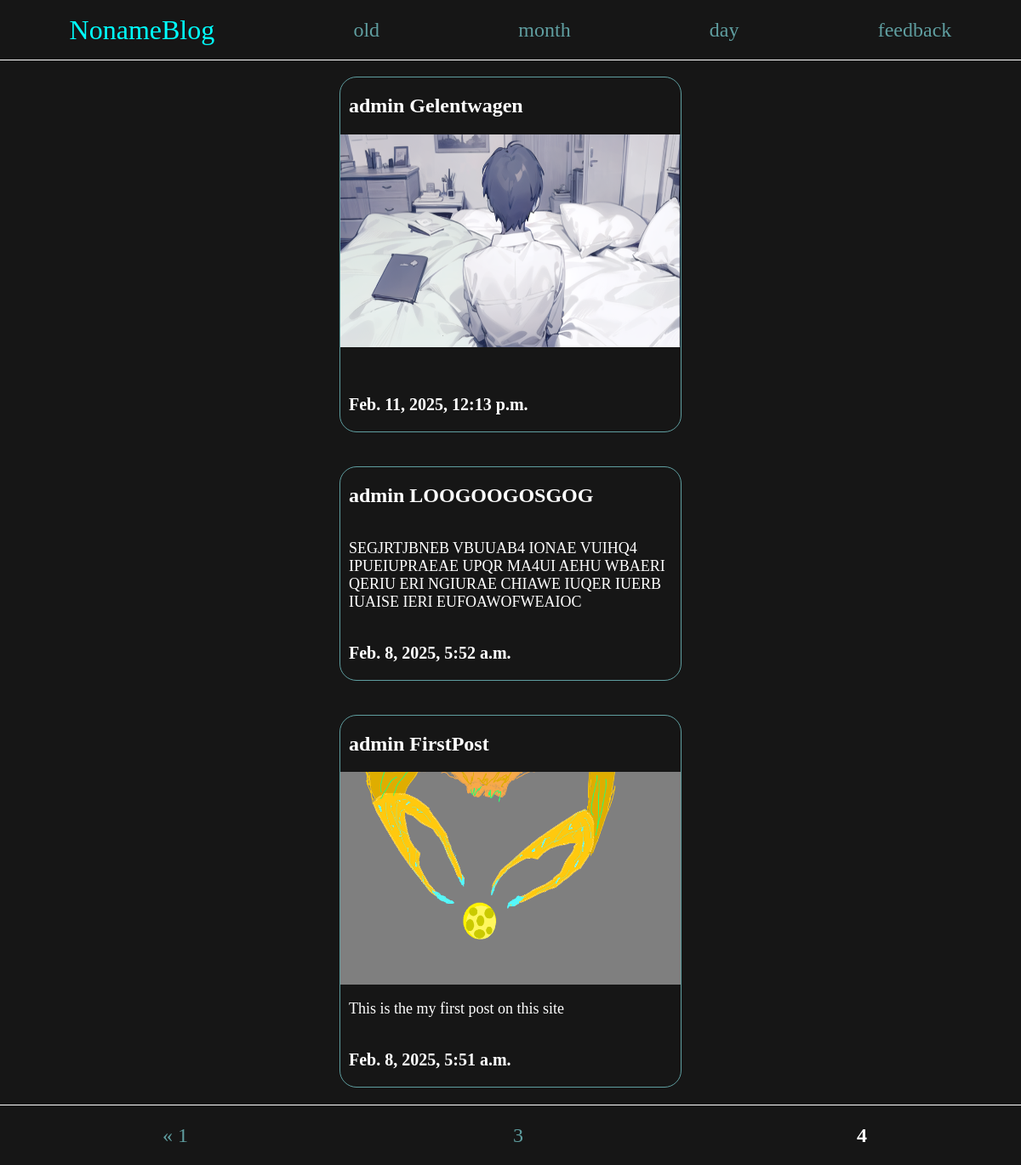
/?page=4, run on the app's committed database.
### noapp/models.py (models this page shows, shortened)
class Post(models.Model):
    title = models.CharField(max_length=150)
    author = models.ForeignKey(User, on_delete=models.CASCADE)
    marker = models.SlugField()
    text = models.TextField(max_length=1000, blank=True, null=True)
    image = models.ImageField(null=True, blank=True)
    created = models.DateTimeField(auto_created=True)
    published = models.DateTimeField(auto_now=True)
    changed = models.DateTimeField(auto_now_add=True)
    class PostStatus(models.TextChoices):
        draft = 'Draft'
        public = 'Public'
    status = models.CharField(max_length=6, choices=PostStatus.choices, default=PostStatus.draft)
    class Meta:
        ordering = ['title', 'author', 'status', 'marker']

### noapp/views.py (the view)
# urls.py: path('', views.main, name='NoNameBlog'),
def main(request):
    post_objects = Post.objects.order_by('-changed', '-published', 'title').filter(status='Public')
    paginator = Paginator(post_objects, 3)
    page_number = request.GET.get('page')
    posts = paginator.get_page(page_number)
    return render(request, 'noapp/main.html', {'posts': posts})

### noapp/templates/noapp/main.html (shortened to what this page needs)
{%extends 'noapp/blog.html'%}
{%block content%}
    <main>
        {%for post in posts%}
        <a href="{%url 'post' post.id%}">
            <div class="post">
                <h2>{{post.author}} {{post.title}}</h2>
                {%if post.image%}
                <img src="{{post.image.url}}" alt="">
                {%endif%}
                <p>{{post.text|truncatewords:20}}</p>
                <h3>{{post.published}}</h3>
            </div>
        </a>
        {%endfor%}
    </main>
    <footer>
        {% if posts.has_previous %}
        <a href="?page=1">&laquo; 1</a>
        <a href="?page={{posts.previous_page_number}}">{{posts.previous_page_number}}</a>
        {%endif%}
        <h2>{{posts.number}}</h2>
    </footer>
{%endblock%}

### noapp/static/noapp/style.css (style rules this page uses)
body { margin: 0; display: flex; align-items: center; flex-direction: column; background-color: rgb(22, 22, 22); color: white; }
a { text-decoration: none; color: cadetblue; font-size: 24px; }
div { display: flex; flex-direction: column; }
img { width: 400px; height: 250px; }
main { margin-top: 70px; display: flex; flex-direction: column; align-items: center; }
.post { margin: 20px; display: flex; flex-direction: column; width: 400px; border: 1px solid cadetblue; border-radius: 20px; }
p { width: 400px; position: relative; left: 10px; color: white; font-size: 18px; }
h2 { position: relative; left: 10px; color: white; font-size: 24px; }
h3 { position: relative; left: 10px; color: white; font-size: 20px; }
footer { display: flex; align-items: center; flex-direction: row; justify-content: space-around; width: 100%; height: 70px; border-top: 1px solid white; background-color: rgb(22, 22, 22); }

### data on the page
Post: author "admin", title "Gelentwagen", image (picture), published "Feb. 11, 2025, 12:13 p.m."
Post: author "admin", title "LOOGOOGOSGOG", text "SEGJRTJBNEB VBUUAB4 IONAE VUIHQ4 IPUEIUPRAEAE UPQR MA4UI AEHU WBAERI QERIU ERI NGIURAE CHIAWE IUQER IUERB IUAISE IERI EUFOAWOFWEAIOC", published "Feb. 8, 2025, 5:52 a.m."
Post: author "admin", title "FirstPost", image (picture), text "This is the my first post on this site", published "Feb. 8, 2025, 5:51 a.m."

### other printed values
{{ posts.previous_page_number }} "3"
{{ posts.number }} "4"
